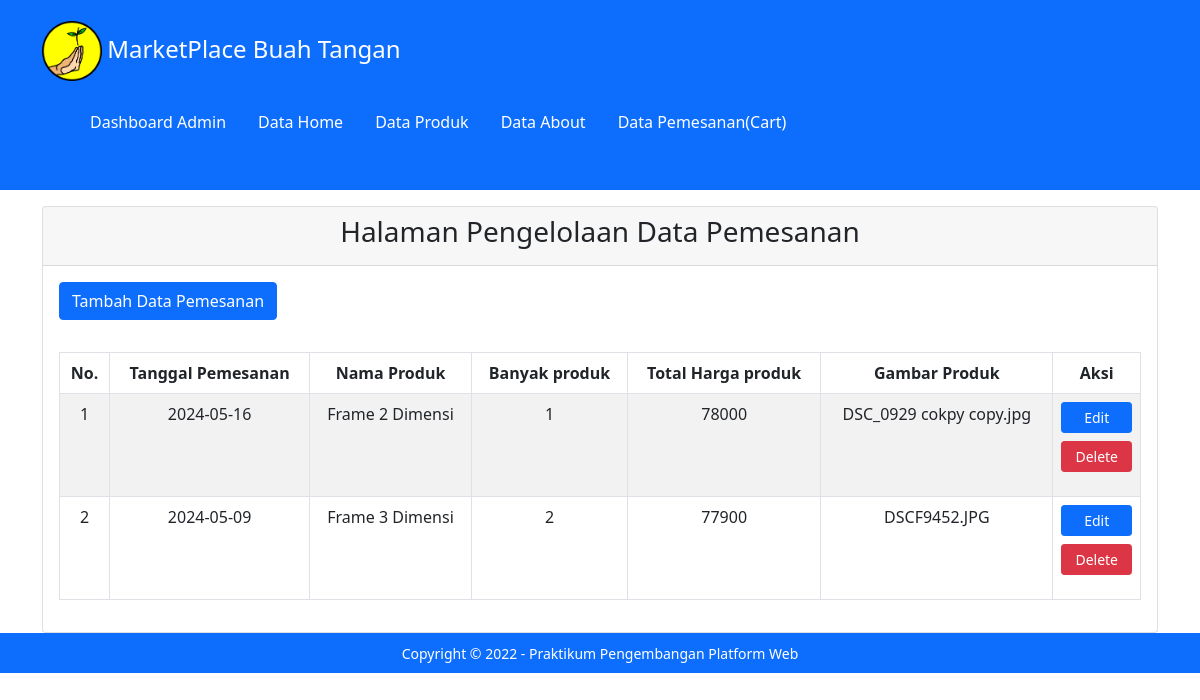
Screenshot of /admin_datapemesanan.php (signed in) with the database file from the repository.
### tables this page shows
CREATE TABLE `pemesanan` (
  `kd_pemesanan` int(4) NOT NULL,
  `tanggal_pemesanan` date NOT NULL,
  `namaproduk` varchar(255) NOT NULL,
  `banyakproduk` int(100) NOT NULL,
  `totalhargaproduk` int(100) NOT NULL,
  `imageproduk` varchar(128) NOT NULL
);

### admin_datapemesanan.php (the view, shortened to what this page needs)
<!DOCTYPE html>
<html lang="en">
<head>
    <link rel="stylesheet" href="assets/css/bootstrap.css">
</head>
<body>
<header>
<div>
		<div class="p-2 mb-1 bg-primary text-white">
		<div class="section">
		<div class="container">
		<nav class="navbar">
        <a class="navbar-brand text-white">
            <img src="assets/image/Logo.png" alt="Logo" width="60" height="60">
            <h4 class="d-inline-block align-text-top">MarketPlace Buah Tangan</h4>
        </a>
            <ul class="navbar text-white justify-content-end">
        <li class="navbar text-white">
            <a class="nav-link text-white" href="halaman_admin.php">Dashboard Admin</a>
        </li>
        <li class="navbar text-white">
            <a class="nav-link text-white" href="admin_datahome.php">Data Home</a>
        </li>
        <li class="navbar text-white">
            <a class="nav-link text-white" href="admin_dataproduk.php">Data Produk</a>
        </li>
        <li class="navbar text-white">
            <a class="nav-link text-white" href="admin_dataabout.php">Data About</a>
        </li>
        <li class="navbar text-white">
            <a class="nav-link text-white" href="admin_datapemesanan.php">Data Pemesanan(Cart)</a>
        </li>
        </ul>
	   </div>
	  </div>
	</div>
</div>
</header>
<main>
<div class="container">
                <div class="card mt-3">
                    <div class="card-header text-center">
                        <h3>Halaman Pengelolaan Data Pemesanan</h3>
                        <?php
                        include('koneksi.php');
                        $query = "SELECT * FROM pemesanan";
                        $result = mysqli_query($koneksi, $query);
                        ?>
                    </div>
                    <div class="card-body">
                        <a href="tambah_datapemesanan.php" class="btn btn-primary">Tambah Data Pemesanan</a>
                    </div>
                    <div class="card-body">
                    <table class="table table-bordered table-striped">
                        <thead>
                            <tr class="text-center">
                                <th>No.</th>
                                <th>Tanggal Pemesanan</th>
                                <th>Nama Produk</th>
                                <th>Banyak produk</th>
                                <th>Total Harga produk</th>
                                <th>Gambar Produk</th>
                                <th>Aksi</th>
                            </tr>
                        </thead>
                        <tbody>
                            <?php
                                $no = 1;
                                while ($row= mysqli_fetch_assoc($result)) {
                            ?>
                                <tr align="center">
                                    <td><?php echo $no++; ?></td>
                                    <td><?php echo $row['tanggal_pemesanan']; ?></td>
                                    <td><?php echo $row['namaproduk']; ?></td>
                                    <td><?php echo $row['banyakproduk']; ?></td>
                                    <td><?php echo $row['totalhargaproduk']; ?></td>
                                    <td><?php echo $row['imageproduk']; ?></td>
                                    <td>
                                        <p class="d-grid gap-2 col-15 mx-auto">
                                        <a href="editform_datapemesanan.php?kd_pemesanan=<?php echo $row['kd_pemesanan']; ?>" class="btn btn-primary btn-sm" role="button">Edit</a>
                                        <a href="delete_datapemesanan.php?kd_pemesanan=<?php echo $row['kd_pemesanan']; ?>" onclick="return confirm('Anda yakin ingin hapus')" class="btn btn-danger btn-sm" role="button">Delete</a>
                                        </p>
                                    </td>
                                </tr>
                            <?php
                            }
                            ?>
                        </tbody>
                        </table>
                    </div>
                </div>
</main>
	<footer>
	<div class="text-center p-2 mb-1 bg-primary text-white">
        <small>Copyright &copy; 2022 - Praktikum Pengembangan Platform Web</small>
	</div>
	</footer>
</body>
</html>

### rows the page displays
pemesanan: tanggal_pemesanan "2024-05-16", namaproduk "Frame 2 Dimensi", banyakproduk "1", totalhargaproduk "78000", imageproduk "DSC_0929 cokpy copy.jpg"
pemesanan: tanggal_pemesanan "2024-05-09", namaproduk "Frame 3 Dimensi", banyakproduk "2", totalhargaproduk "77900", imageproduk "DSCF9452.JPG"
